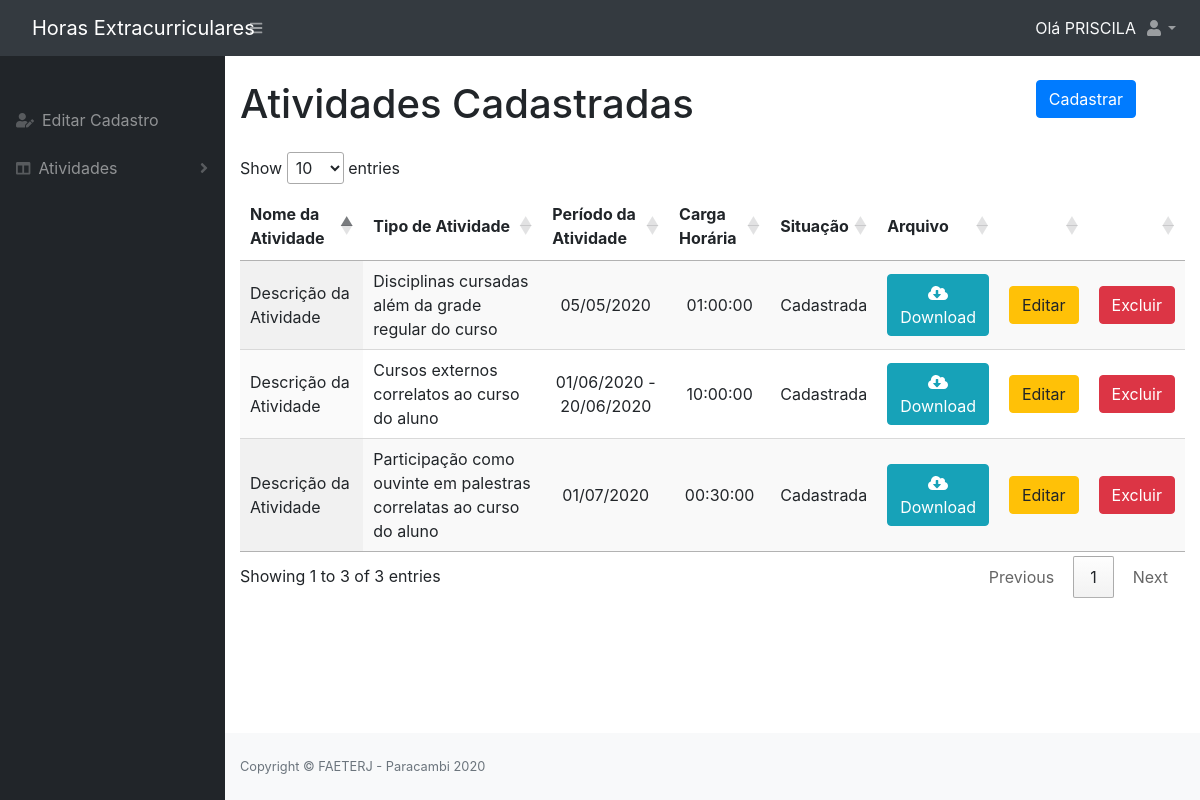
/alunoAtividade.php (signed in), run on the app's committed database.
### tables this page shows
CREATE TABLE IF NOT EXISTS `aluno_atividade` (
  `id` INT NOT NULL AUTO_INCREMENT,
  `descricao` VARCHAR(300) NOT NULL,
  `carga_horaria` TIME NOT NULL,
  `status` TINYINT NULL DEFAULT -1,
  `arquivo` VARCHAR(255) NOT NULL,
  `data_inicial` DATE NOT NULL,
  `data_final` DATE NOT NULL,
  `hora_inicial` TIME NULL,
  `hora_final` TIME NULL,
  `observacao` VARCHAR(1000) NULL,
  `motivo` VARCHAR(255) NULL,
  `aluno_id` INT NOT NULL,
  `atividade_id` INT NOT NULL,
  `administrador_id` INT NULL DEFAULT NULL,
  `data_registro` DATETIME NOT NULL DEFAULT CURRENT_TIMESTAMP,

  PRIMARY KEY (`id`, `aluno_id`, `atividade_id`),
   
   
  CONSTRAINT `aluno_atividade_ibfk_1`
    FOREIGN KEY (`atividade_id`)
    REFERENCES `atividade` (`id`),
  CONSTRAINT `aluno_atividade_ibfk_2`
    FOREIGN KEY (`aluno_id`)
    REFERENCES `aluno` (`id`));

CREATE TABLE IF NOT EXISTS `atividade` (
  `id` INT NOT NULL PRIMARY KEY AUTO_INCREMENT,
  `nome` VARCHAR(255) NOT NULL,
  `modo_comprovacao` VARCHAR(255) NULL DEFAULT NULL,
  `max_horas` INT NOT NULL,
  `data_registro` DATETIME NOT NULL DEFAULT CURRENT_TIMESTAMP,
  `dimensao_id` INT NOT NULL,
   
  CONSTRAINT `fk_atividade_dimensao1`
    FOREIGN KEY (`dimensao_id`)
    REFERENCES `dimensao` (`id`));

### class/AlunoAtividadeDao.php (called while the page is built, shortened)
<?php
require_once 'DB.php';
abstract class AlunoAtividadeDao extends DB
{
    protected $table;
    public function findAtividadesCadastradas($id)
    {
        $sql = "SELECT at.nome, a.*
                FROM $this->table a INNER JOIN atividade at
                ON a.atividade_id = at.id where a.aluno_id = :id";
        $stmt = DB::prepare($sql);
        $stmt->bindParam(':id', $id, PDO::PARAM_INT);
        $stmt->execute();
        return $stmt->fetchAll();
    }
}

### class/DB.php (called while the page is built, shortened)
<?php
class DB{
	private static $instance;
	public static function getInstance(){
		if(!isset(self::$instance)){
			try {
				self::$instance = new PDO('mysql:host=' . DB_HOST . ';dbname=' . DB_NAME, DB_USER, DB_PASS, array(PDO::MYSQL_ATTR_INIT_COMMAND => "SET NAMES utf8"));
				self::$instance->setAttribute( PDO::ATTR_ERRMODE, PDO::ERRMODE_EXCEPTION);
				self::$instance->setAttribute(PDO::ATTR_DEFAULT_FETCH_MODE, PDO::FETCH_OBJ);
			} catch (PDOException $e) {
				echo $e->getMessage();
			}
		}
		return self::$instance;
	}
	public static function prepare($sql){
		return self::getInstance()->prepare($sql);
	}
}

### class/AlunoAtividade.php (called while the page is built, shortened)
<?php
require_once 'AlunoAtividadeDao.php';
class AlunoAtividade extends AlunoAtividadeDao
{
  public function situacao($status)
  {
    switch ($status) {
      case -1:
        return "Cadastrada";
        break;
    }
  }
}

### alunoAtividade.php (the view, shortened to what this page needs)
<?php
require_once 'include/topo.php';
$alunoAtividade = new AlunoAtividade();
?>
<div class="container-fluid">
    <div class="form-row">
        <div class="form-group col-md-10">
            <h1>Atividades Cadastradas</h1>
        </div>
        <div class="form-group col-md-2">
            <button type="button" class="btn btn-primary" data-toggle="modal" data-target="#cadastrar">Cadastrar</button>
        </div>
    </div>
    <table id="listar" class="display" style="width:100%">
        <thead class="text-center">
            <tr>
                <th>Nome da Atividade</th>
                <th>Tipo de Atividade</th>
                <th>Período da Atividade</th>
                <th>Carga Horária</th>
                <th>Situação</th>
                <th>Arquivo</th>
                <th></th>
                <th></th>
            </tr>
        </thead>
        <?php foreach ($alunoAtividade->findAtividadesCadastradas($_SESSION['idAluno']) as $key => $value) :
            $periodo = ($value->data_inicial == $value->data_final) ? date("d/m/Y", strtotime($value->data_inicial)) : date("d/m/Y", strtotime($value->data_inicial)) . " - " . date("d/m/Y", strtotime($value->data_final));
            $motivo = ($value->motivo == NULL) ? '' : " - " . $value->motivo;
        ?>
            <tr>
                <td><?php echo $value->descricao; ?></td>
                <td><?php echo $value->nome; ?></td>
                <td class="text-center"><?php echo $periodo; ?> </td>
                <td class="text-center"><?php echo $value->carga_horaria; ?></td>
                <td class="text-center"><?php echo $alunoAtividade->situacao($value->status) . $motivo; ?></td>
                <td class="text-center">
                    <a class="btn btn-info" href="arquivos/<?php echo $value->arquivo; ?>" download="<?php echo $value->descricao; ?>">
                        <i class="fas fa-cloud-download-alt"></i> Download
                    </a>
                </td>
                <td class="text-center">
                    <button type="button" class="btn btn-warning" data-toggle="modal" data-target="#editar" onclick="preencheDados('editar', <?php echo '\'' . $value->id . '\',' . '\'' . $value->descricao . '\',' . '\'' . $value->atividade_id . '\',' . '\'' . $value->data_inicial . '\',' . '\'' . $value->data_final . '\',' . '\'' . $value->carga_horaria . '\',' . '\'' . $value->arquivo . '\',' ?>)">Editar</button>
                </td>
                <td class="text-center">
                    <button type="button" class="btn btn-danger" data-toggle="modal" data-target="#excluir" onclick="preencheDados('excluir', <?php echo $value->id; ?>)">Excluir</button>
                </td>
            </tr>
        <?php endforeach; ?>
    </table>
</div>
<?php require_once 'include/rodape.php' ?>

### data on the page
aluno_atividade: descricao "Descrição da Atividade", atividade.nome "Disciplinas cursadas além da grade regular do curso", periodo "05/05/2020", carga_horaria "01:00:00", status "Cadastrada"
aluno_atividade: descricao "Descrição da Atividade", atividade.nome "Cursos externos correlatos ao curso do aluno", periodo "01/06/2020 - 20/06/2020", carga_horaria "10:00:00", status "Cadastrada"
aluno_atividade: descricao "Descrição da Atividade", atividade.nome "Participação como ouvinte em palestras correlatas ao curso do aluno", periodo "01/07/2020", carga_horaria "00:30:00", status "Cadastrada"

### other printed values
strtok($_SESSION['nome'], ' ') "PRISCILA"
